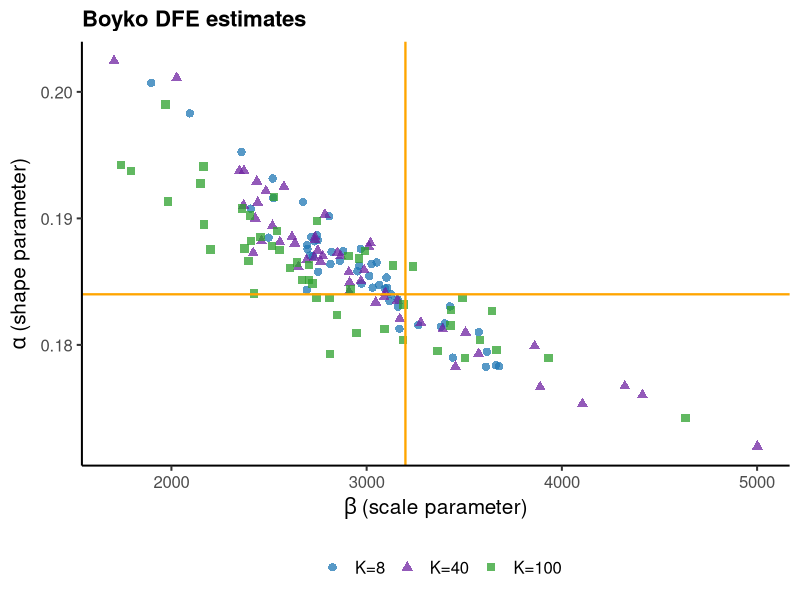

The R source for this figure: (Note: this script raises an error after producing the figure.)
# ==================== DATOS - Nueva Ronda ====================
#boyko dfe
# Grupo 1 → K=8
alpha1 <- c(
  0.187358335710988, 0.185775969130091, 0.200718502964522, 0.186515008746257,
  0.185441602845214, 0.18638547175434,  0.188181068167739, 0.186653767626559,
  0.185325574399143, 0.181692787899739, 0.191294803709564, 0.184739081948543,
  0.178997276739992, 0.184460258431982, 0.188539224035369, 0.187012330819505,
  0.183600485175156, 0.18626389188849,  0.183041436889858, 0.18143017754988,
  0.186379950381346, 0.188272697094761, 0.181279620938642, 0.181002681265856,
  0.17827616106183,  0.183485279585735, 0.188658771650594, 0.190770882527131,
  0.184524353668406, 0.185815026385404, 0.18740902284538,  0.184357424329076,
  0.179452067449822, 0.184844281020402, 0.18706312236161,  0.183994064649742,
  0.181568101444123, 0.187584479708028, 0.193153708212594, 0.187584386647917,
  0.178385672200809, 0.190170440661539, 0.184495976740373, 0.191602969749357,
  0.17831344258514,  0.183020552185966, 0.188476970902904, 0.198301818116548,
  0.195250589751445, 0.18789776436142
)

scale1 <- c(
  2820.32438048569, 2751.26793047418, 1896.78661080895, 3051.38654340687,
  3013.67382226532, 2814.42583658318, 2733.26660661475, 2861.99469691912,
  3101.73359418965, 3400.11971276353, 2674.22206444158, 3063.80063264787,
  3441.06767419182, 3095.01023442732, 2716.9183019262,  2724.75769317155,
  3158.47880062445, 2961.92899093192, 3426.3442236954,  3380.30741324051,
  3025.28991788913, 2750.07665423318, 3167.72034755401, 3573.90600247474,
  3610.67851061091, 3117.2780873692,  2744.8694660491,  2406.33223138444,
  3030.84999380032, 2953.03831267795, 2880.22331559427, 2693.20668371991,
  3616.1613203262,  2973.74785666463, 2710.81862777592, 3125.60794478907,
  3263.86091816299, 2970.26744317496, 2518.35156964166, 2697.2052336731,
  3661.59037832434, 2807.80876829932, 3105.42145428483, 2521.80971508517,
  3677.75317295877, 3160.52322724533, 2497.31293616645, 2093.86497601778,
  2358.96829844958, 2694.6421272522
)

# Grupo 2 → K=40
alpha2 <- c(
  0.185918398929869, 0.175338323659248, 0.184126491821622, 0.18728645892207,
  0.191030594365997, 0.20243985954374,  0.186154516145071, 0.188279561539449,
  0.188124524458508, 0.188024491460995, 0.192153548448136, 0.183516825749704,
  0.182047884472995, 0.171982919133771, 0.187024684226011, 0.19031671895368,
  0.176733963181289, 0.187448964480628, 0.188200095683968, 0.184186404039324,
  0.18175467343906,  0.179295321439614, 0.191250432073239, 0.188047205437354,
  0.176668910233388, 0.187737843118852, 0.176028533769101, 0.187029958947713,
  0.180991351295032, 0.183801726884449, 0.193770074371033, 0.187264255700001,
  0.185749313804343, 0.201107183067879, 0.190009011878933, 0.185048479584628,
  0.186695830394535, 0.188540372825492, 0.1925080651564,  0.178269892014466,
  0.181244738862907, 0.179901314704278, 0.186586301052281, 0.192928170391048,
  0.189415782951559, 0.18687892325081,  0.184931201451951, 0.183359163651716,
  0.193751112538523, 0.188512806184355
)

scale2 <- c(
  2987.04595581105, 4105.06127836602, 3095.57661486583, 2849.51981480456,
  2369.50950833566, 1706.2555798088,  2650.31105599217, 2735.27119028973,
  2555.33621601721, 2632.52317684655, 2483.74573639502, 3157.64897662181,
  3169.79925205782, 5001.80041089219, 2774.7964906644,  2786.51726758676,
  4322.51175624474, 2749.39141959549, 2461.36657310356, 2910.20234339657,
  3277.0830002424,  3573.74825204434, 2442.01171286547, 3019.50630577222,
  3888.7428772584,  3011.67990320808, 4412.56198975626, 2866.57974521096,
  3506.49278947147, 3089.45005394682, 2371.27336880352, 2418.90409835429,
  2908.70748240384, 2027.19358375311, 2429.59554813863, 2970.70511482894,
  2692.10271518288, 2617.44524270604, 2576.46245954115, 3454.57383433487,
  3389.33817820041, 3860.29618167218, 2765.05371906473, 2437.42143168797,
  2517.34130622325, 2730.94558832602, 2912.7956007656,  3046.49155038611,
  2347.87304201863, 2736.08558783696
)

# Grupo 3 → K=100
alpha3 <- c(
  0.193747241029822, 0.187793508252647, 0.186077853440121, 0.194244197258886,
  0.187618959814559, 0.181521957284388, 0.182378334578792, 0.183181866945956,
  0.183718968211914, 0.186196887093509, 0.188524623049157, 0.182685703423622,
  0.186284292935309, 0.188205548957235, 0.199001583834958, 0.187018978996588,
  0.190226743291107, 0.18977733774746,  0.183689740007627, 0.190775540149633,
  0.17894899248823,  0.184854816061663, 0.189532211371479, 0.186619545098928,
  0.191713340881382, 0.184074207606249, 0.185125841377811, 0.180931046113946,
  0.192756637193966, 0.18683890755291,  0.185147333747285, 0.179533321957592,
  0.184365695606776, 0.180364177232285, 0.182776747357636, 0.178943942596204,
  0.191349345823732, 0.183757512913994, 0.186324875833952, 0.187426315692323,
  0.179299468370154, 0.194108545126334, 0.180404512854852, 0.179588166449434,
  0.186503505466767, 0.187503258095743, 0.18754308867157,  0.181275137084827,
  0.174220615093992, 0.189008790150292
)

scale3 <- c(
  1792.52769920685, 2514.88172132567, 2608.31659741205, 1740.73443400216,
  2373.61567343603, 3429.02117819461, 2846.67868517647, 3188.94530086357,
  3491.90188131725, 3237.8672975561,  2456.54974571898, 3643.58725947564,
  3134.33950917357, 2407.01553892385, 1969.41394846648, 2906.09858784215,
  2403.49819705617, 2744.69237278487, 2809.16152745722, 2360.21472931364,
  3502.4038380432,  2722.33059968765, 2167.54674239456, 2394.28001232361,
  2524.12154006605, 2424.53825052489, 2703.46770195741, 2948.06550310322,
  2149.09474713923, 2961.36051554486, 2668.18170860194, 3363.08146501531,
  2917.63303559909, 3579.96779318668, 3433.46909467752, 3931.2509582218,
  1982.53742283758, 2743.30447455318, 2705.47573915211, 2993.098140423,
  2812.77546653668, 2164.82949251934, 3185.35356887706, 3665.22561771778,
  2643.28747744887, 2554.27650513505, 2201.07978211922, 3090.65501051188,
  4632.61826353763, 2539.56565228799
)

# ==================== CREAR DATA FRAME ====================
df_total <- data.frame(
  alpha = c(alpha1, alpha2, alpha3),
  scale = c(scale1, scale2, scale3),
  group = rep(c("K=8", "K=40", "K=100"), each = 50)
)

df_total$group <- factor(df_total$group, levels = c("K=8", "K=40", "K=100"))

# ==================== GRÁFICO ====================
library(ggplot2)

p3 <- ggplot(df_total, aes(x = scale, y = alpha, color = group, shape = group)) +
  geom_point(size = 2.5, alpha = 0.75) +
  scale_color_manual(values = c("#1f77b4", "#6f23a2", "#2ca02c")) +
  scale_shape_manual(values = c(16, 17, 15)) +
  geom_vline(xintercept = 3198.6, color = "orange", linewidth = 0.8, linetype = "solid") +
  geom_hline(yintercept = 0.184, color = "orange", linewidth = 0.8, linetype = "solid") +
  labs(
    title    = "Boyko DFE estimates",
    y        = expression(alpha ~ "(shape parameter)"),
    x        = expression(beta ~ "(scale parameter)"),
    color    = "",
    shape    = ""
  ) +
  theme_classic(base_size = 15) +
  theme(
    legend.position = "bottom",
    legend.title = element_text(face = "bold"),
    plot.title = element_text(face = "bold", size = 16),
    plot.subtitle = element_text(size = 13)
  )

# Mostrar gráfico
print(p3)

# ==================== GUARDAR COMO PDF ====================
ggsave(filename = "Boyko_DFE_estimates.pdf",
       plot = p2,
       width = 11,
       height = 7.5,
       dpi = 300,
       device = cairo_pdf)

cat("✅ Gráfico guardado correctamente como: Kim_DFE_estimates_K_comparison.pdf\n")
